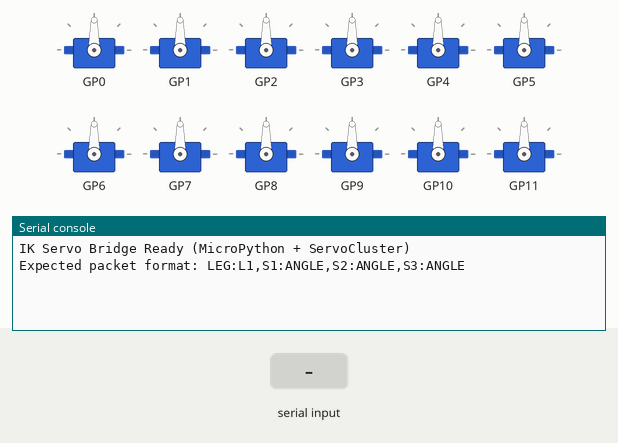
The program below on a simulated Raspberry Pi Pico running MicroPython. On the bench: 12 × servo, the last lines printed to the serial console. The test bench sets the inputs (shaded band).

Above: at 1.7 s.
1.8 s: "LEG" typed at the serial console, then Enter
At 2.2 s:
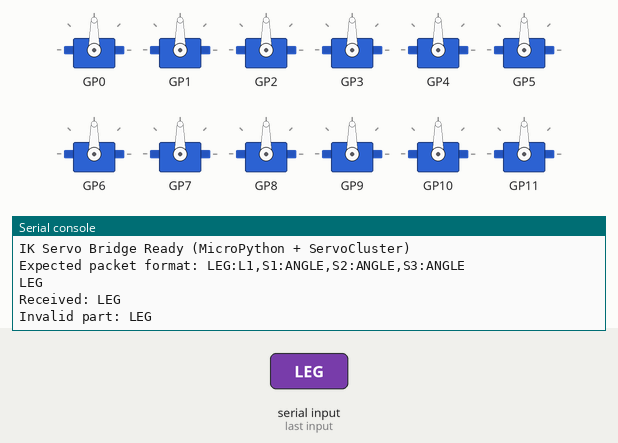
3.3 s: "S1" typed at the serial console, then Enter
At 4.5 s:
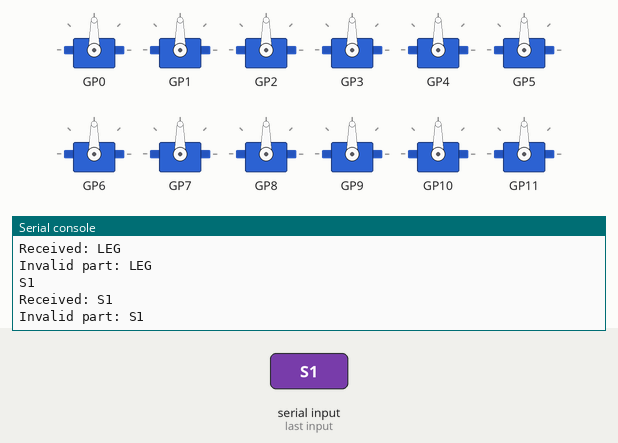
4.8 s: "L1" typed at the serial console, then Enter
At 5.7 s:
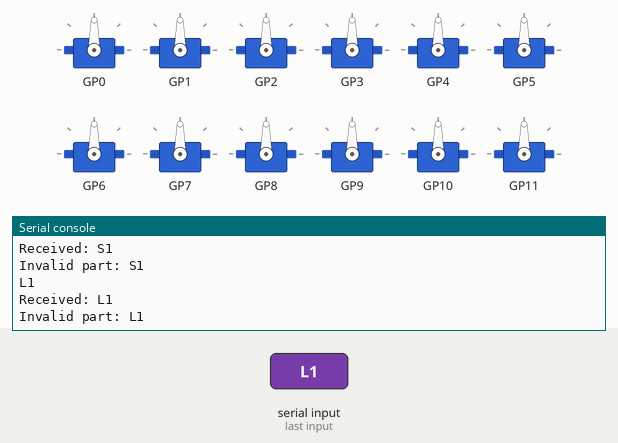

The program:

main.py
```python
# main.py  --  Servo 2040 IK bridge in MicroPython using ServoCluster
#
# Expects lines like:
#   LEG:L1,S1:45,S2:90,S3:135
# over USB serial (same as your current setup on /dev/ttyACM0).

import gc
import time
import sys

from servo import ServoCluster, servo2040

# --------------------------------------------------------------------
# ServoCluster setup (all 18 pins)
# --------------------------------------------------------------------
gc.collect()

# SERVO_1 .. SERVO_18 are GP0..GP17 on the RP2040
START_PIN = servo2040.SERVO_1
END_PIN   = servo2040.SERVO_18

# Use PIO 0, State Machine 0 for the cluster
servos = ServoCluster(pio=0, sm=0, pins=list(range(START_PIN, END_PIN + 1)))

# Turn everything on
servos.enable_all()
time.sleep(0.5)


# --------------------------------------------------------------------
# Small wrapper so each "servo" looks like the CircuitPython one
# with a .angle property in [0, 180].
#
# ServoCluster.value(index, value) expects degrees offset from centre,
# where 0 = centre, +ve and -ve swing either side.
# We'll treat input as 0–180° and map 90° -> 0 offset.
# --------------------------------------------------------------------
class ClusterServo:
    def __init__(self, cluster, index, centre=90.0):
        self._cluster = cluster
        self._index = index
        self._centre = centre
        self._angle = centre  # start at centre
        self._apply()

    def _apply(self):
        offset = self._angle - self._centre  # map 0–180 to ± around centre
        # Apply immediately
        self._cluster.value(self._index, offset, load=True)

    @property
    def angle(self):
        return self._angle

    @angle.setter
    def angle(self, deg):
        # Coerce and clamp
        try:
            deg = float(deg)
        except Exception:
            return
        if deg < 0:
            deg = 0
        elif deg > 180:
            deg = 180
        self._angle = deg
        self._apply()


# --------------------------------------------------------------------
# Build 18 servo objects (indices 0..17 -> SERVO_1..SERVO_18)
# --------------------------------------------------------------------
servo1  = ClusterServo(servos, 0)
servo2  = ClusterServo(servos, 1)
servo3  = ClusterServo(servos, 2)
servo4  = ClusterServo(servos, 3)
servo5  = ClusterServo(servos, 4)
servo6  = ClusterServo(servos, 5)
servo7  = ClusterServo(servos, 6)
servo8  = ClusterServo(servos, 7)
servo9  = ClusterServo(servos, 8)
servo10 = ClusterServo(servos, 9)
servo11 = ClusterServo(servos, 10)
servo12 = ClusterServo(servos, 11)
servo13 = ClusterServo(servos, 12)
servo14 = ClusterServo(servos, 13)
servo15 = ClusterServo(servos, 14)
servo16 = ClusterServo(servos, 15)
servo17 = ClusterServo(servos, 16)
servo18 = ClusterServo(servos, 17)

# Leg mapping identical to your CircuitPython version
legServos = {
    "L1": [servo1,  servo2,  servo3],
    "R1": [servo4,  servo5,  servo6],
    "L3": [servo7,  servo8,  servo9],
    "R3": [servo10, servo11, servo12],
    "L2": [servo13, servo14, servo15],
    "R2": [servo16, servo17, servo18],
}


# --------------------------------------------------------------------
# Helpers
# --------------------------------------------------------------------
def set_servo(servo_obj, angle):
    """Clamp and set angle on a ClusterServo."""
    try:
        angle = float(angle)
    except Exception as e:
        print("Invalid angle (not a number):", angle, e)
        return False

    if angle < 0:
        angle = 0
    if angle > 180:
        angle = 180

    try:
        servo_obj.angle = angle
        return True
    except Exception as e:
        print("Error setting servo:", e)
        return False


def apply_packet(packet: str):
    """
    Parse and apply a command like:
        LEG:L1,S1:45,S2:90,S3:135
    """
    print("Received:", packet)

    parts = packet.split(",")
    leg = None

    for part in parts:
        if ":" not in part:
            if part.strip():
                print("Invalid part:", part)
            continue

        channel, value = part.split(":", 1)
        channel = channel.strip().upper()
        value = value.strip()

        if channel == "LEG":
            leg = value
            print("Leg:", leg)
            if leg not in legServos:
                print("Unknown leg name:", leg)
            continue

        # Ignore servo commands if leg hasn't been set / unknown
        if not leg or leg not in legServos:
            print("Servo command with no/unknown LEG:", channel, value)
            continue

        if channel == "S1":
            if set_servo(legServos[leg][0], value):
                print("Servo 1 ->", value)

        elif channel == "S2":
            if set_servo(legServos[leg][1], value):
                print("Servo 2 ->", value)

        elif channel == "S3":
            if set_servo(legServos[leg][2], value):
                print("Servo 3 ->", value)

        else:
            print("Unknown channel:", channel)


# --------------------------------------------------------------------
# Main loop: read lines from USB CDC (sys.stdin) and apply
# --------------------------------------------------------------------
print("IK Servo Bridge Ready (MicroPython + ServoCluster)")
print("Expected packet format: LEG:L1,S1:ANGLE,S2:ANGLE,S3:ANGLE")

while True:
    try:
        # Blocking readline from USB serial
        line = sys.stdin.readline()
    except Exception as e:
        print("stdin read error:", e)
        time.sleep(0.05)
        continue

    if not line:
        # No data; tiny sleep to avoid busy-wait
        time.sleep(0.01)
        continue

    # On MicroPython this is usually already a str, but just in case:
    if isinstance(line, bytes):
        try:
            decoded = line.decode("utf-8").strip()
        except UnicodeError:
            print("Undecodable input:", line)
            continue
    else:
        decoded = line.strip()

    if decoded:
        apply_packet(decoded)
```

Measured:
- after the input at 1.8 s, the serial console: prints a new line at once (image 1)
- after the input at 3.3 s, the serial console: prints a new line at once (image 2)
- after the input at 4.8 s, the serial console: prints a new line at once (image 3)
